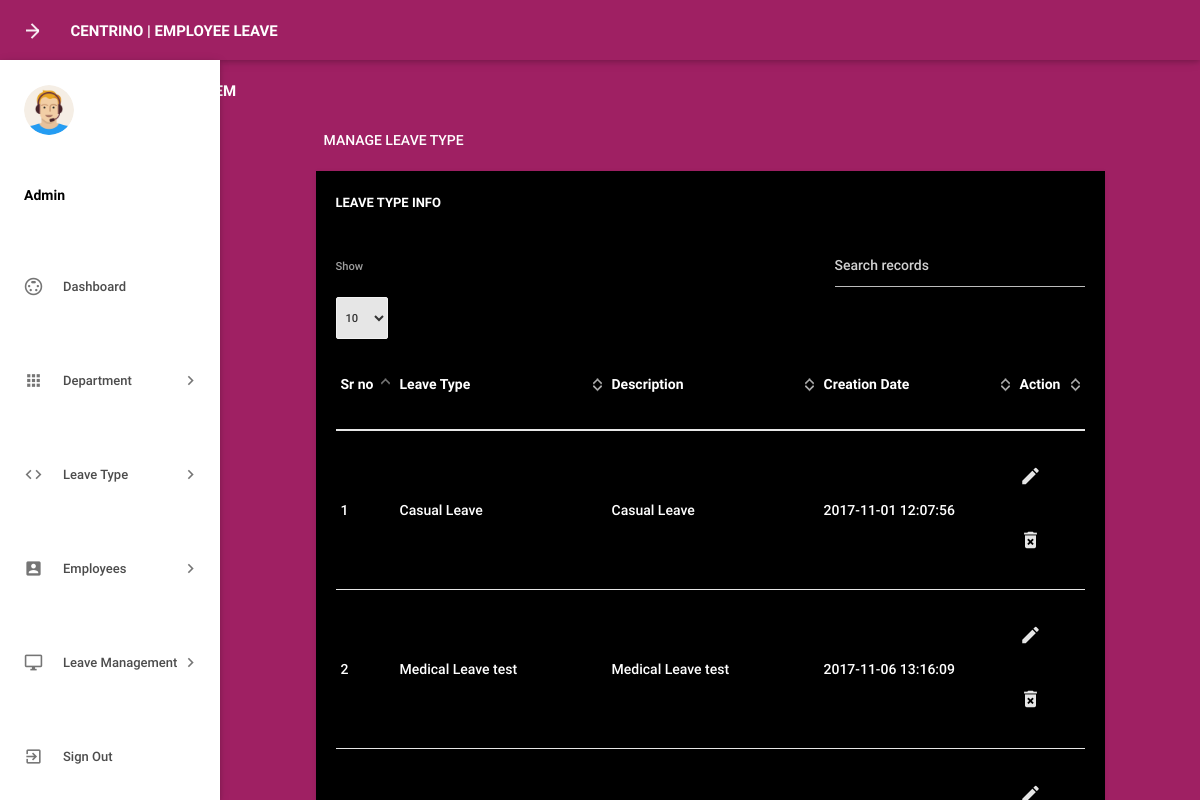
Screenshot of /admin/manageleavetype.php (signed in) with the database file from the repository.
### tables this page shows
CREATE TABLE `tblleavetype` (
  `id` int(11) NOT NULL,
  `LeaveType` varchar(200) DEFAULT NULL,
  `Description` mediumtext DEFAULT NULL,
  `CreationDate` timestamp NOT NULL DEFAULT current_timestamp()
);

### admin/manageleavetype.php (the view, shortened to what this page needs)
<?php
include('includes/config.php');
if(strlen($_SESSION['alogin'])==0)
    {
header('location:index.php');
}
else{
 ?>
<!DOCTYPE html>
<html lang="en">
    <head>
        <link type="text/css" rel="stylesheet" href="../assets/plugins/materialize/css/materialize.min.css"/>
        <link href="../assets/plugins/material-preloader/css/materialPreloader.min.css" rel="stylesheet">
        <link href="../assets/plugins/datatables/css/jquery.dataTables.min.css" rel="stylesheet">
        <link href="../assets/css/alpha.min.css" rel="stylesheet" type="text/css"/>
        <link href="../assets/css/custom.css" rel="stylesheet" type="text/css"/>
    </head>
    <body>
       <?php include('includes/header.php');?>
       <?php include('includes/sidebar.php');?>
            <main class="mn-inner">
                <div class="row">
                    <div class="col s12">
                        <div class="page-title"style="color:white">Manage Leave Type</div>
                    </div>
                    <div class="col s12 m12 l12">
                        <div class="card">
                            <div class="card-content"style="background-color:black">
                                <span class="card-title"style="color:white">Leave Type Info</span>
                                <table id="example" class="display responsive-table ">
                                    <thead>
                                        <tr>
                                            <th>Sr no</th>
                                            <th>Leave Type</th>
                                            <th>Description</th>
                                            <th>Creation Date</th>
                                            <th>Action</th>
                                        </tr>
                                    </thead>
                                    <tbody>
<?php $sql = "SELECT * from tblleavetype";
$query = $dbh -> prepare($sql);
$query->execute();
$results=$query->fetchAll(PDO::FETCH_OBJ);
$cnt=1;
if($query->rowCount() > 0)
{
foreach($results as $result)
{               ?>
                                        <tr>
                                            <td> <?php echo htmlentities($cnt);?></td>
                                            <td><?php echo htmlentities($result->LeaveType);?></td>
                                            <td><?php echo htmlentities($result->Description);?></td>
                                            <td><?php echo htmlentities($result->CreationDate);?></td>
                                            <td><a href="editleavetype.php?lid=<?php echo htmlentities($result->id);?>"><i class="material-icons">mode_edit</i></a>
                                            <a href="manageleavetype.php?del=<?php echo htmlentities($result->id);?>" onclick="return confirm('Do you want to delete');"> <i class="material-icons">delete_forever</i></a> </td>
                                        </tr>
                                         <?php $cnt++;} }?>
                                    </tbody>
                                </table>
                            </div>
                        </div>
                    </div>
                </div>
            </main>
        </div>
        <div class="left-sidebar-hover"></div>
    </body>
</html>
<?php } ?>

### rows the page displays
tblleavetype: LeaveType "Casual Leave", Description "Casual Leave", CreationDate "2017-11-01 12:07:56"
tblleavetype: LeaveType "Medical Leave test", Description "Medical Leave test", CreationDate "2017-11-06 13:16:09"
